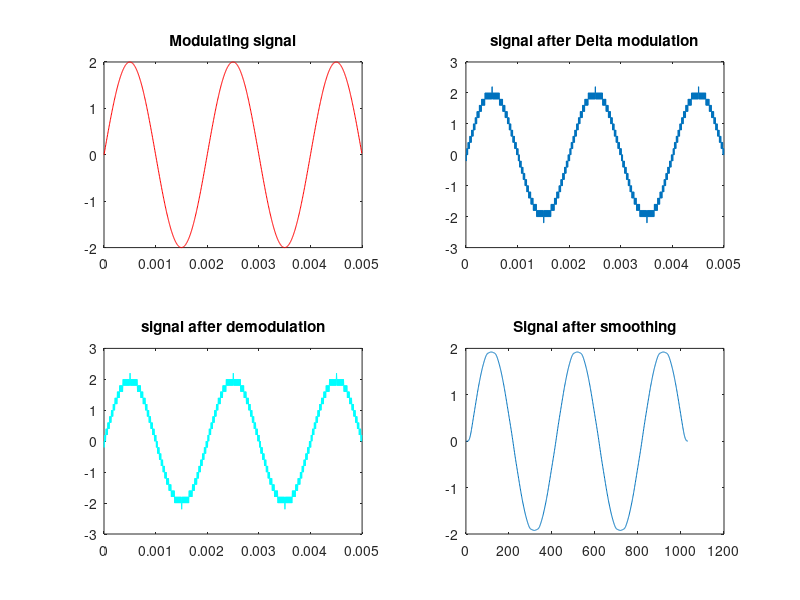

The MATLAB source for this figure:
clc;
clear all;
close all;
%Sine wave Amplitude,Sampling frequency and sampling time.
A=2;
Fs=200e3;
Ts=1/Fs;
%x-coordinate (x-axis) from(0 till 5*10^-3)
t=0:Ts:5e-3-Ts;
%modulating signal
x= A*sin(2*pi*500*t);
len = length(t);
%plot the modulating signal
subplot(2,2,1);
plot(t,x,'r');
title('Modulating signal');
%Specify the length of the stair fn
delta = 0.2;
xn=0;
%start modulation
for i =1:len-1;
    if x(i)>xn(i)
        d(i)=1;
        xn(i+1)=xn(i)+delta;
    else
        d(i) =0;
        xn(i+1)=xn(i)-delta;
    end
end
%plot the signal after DM.
subplot(2,2,2);
stairs(t,xn);
title('signal after Delta modulation');
 %Demodualtion 
for i=1:d
    if d(i)>xn(i)
        d(i)=0;
        xn(i+1)=xn(i+1)-delta;
    else
        d(i)=1;
        xn(i+1)=xn(i)+delta;
    end
end
%plot demodulated signal
subplot(2,2,3);
plot(t,xn,'c');
title('signal after demodulation');
%Adjust the low pass filter
cut_off=1.5e3/Fs/2;
order=32;
h=fir1(order,cut_off);
%pass the demodulated signa; through the filter in the time domain.
con=conv(xn,h);
%plot the resulting signal after smoothing.
subplot(2,2,4);
plot(con);
title('Signal after smoothing');
%calc square error

        